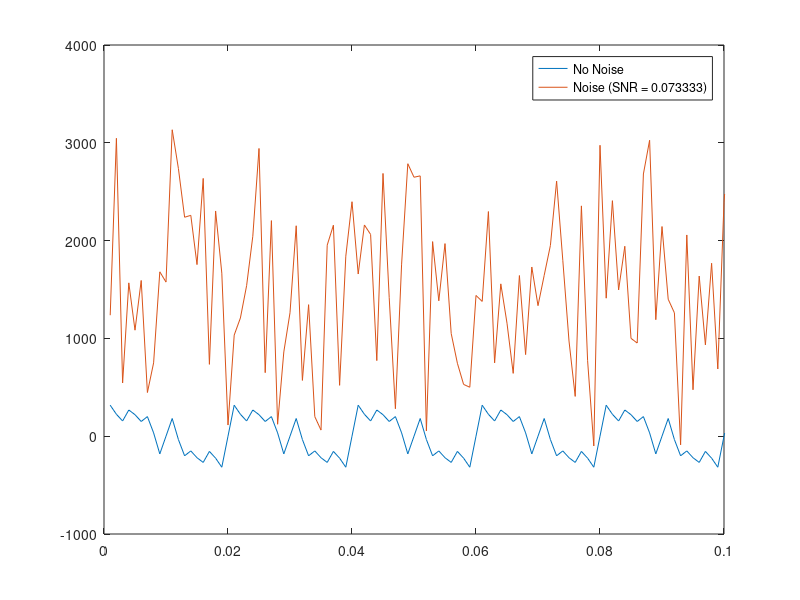

This figure's MATLAB source: (Note: this script raises an error after producing the figure.)
%TEST HARMONIC SIGNAL PROCESSING

%% Sampling
fs = 1000;     % Sampling rate [Hz]
Ts = 1/fs;     % Sampling period [s]
fNy = fs / 2;  % Nyquist frequency [Hz]
duration = 10; % Duration [s]
t = Ts : Ts : duration; % Time vector
noSamples = length(t);    % Number of samples
% Original signal
x = 220.*sin(2 .* pi .* 50 .* t);
% Harmonics
x1 = 100.*sin(2 .* pi .* 100 .* t);
x2 = 100.*sin(2 .* pi .* 200 .* t);
x3 = 100.*sin(2 .* pi .* 300 .* t);
% Contaminated signal
xn = x + x1 + x2 + x3;
% Add noise
% y = awgn(xn,1,'measured');    %white noise
noiselevel = 3000;
y = xn + noiselevel*rand(size(x));    %random noise
figure()
    plot(t,[xn; y])
    xlim([0,1/50*5])
    legend('No Noise',['Noise (SNR = ',num2str(220/noiselevel),')'])


%% Frequency analysis
% f = 0 : fs/noSamples : fs - fs/noSamples; % Frequency vector
% FFT
[f,fftx,~] = ffind_spectrum(fs,xn,length(xn),1);
[f,ffty,~] = ffind_spectrum(fs,y,length(y),1);
% Plot
figure()
    semilogy(f,fftx)
    hold on
    semilogy(f,ffty)
    legend('No Noise',['Noise (SNR = ',num2str(220/noiselevel),')'])
    xlabel('Frequency')


%% Averaging

% Dominant Frequency = 50 Hz 
f_dom = 50;
t_dom = 1/f_dom;
Nrevs = duration ./ t_dom; 
samplesperrev = t_dom*fs;
sortdata_x = zeros(Nrevs,samplesperrev); 
sortdata_y = zeros(Nrevs,samplesperrev); 
for revnum = 1:Nrevs
    sortdata_x(revnum,:) = xn((revnum-1)*samplesperrev+1:revnum*samplesperrev);
    sortdata_y(revnum,:) = y((revnum-1)*samplesperrev+1:revnum*samplesperrev);
end

x_avg = repmat(mean(sortdata_x),1,Nrevs);
y_avg = repmat(mean(sortdata_y),1,Nrevs);
x_noise = xn - x_avg;
y_noise = y - y_avg;

figure()
subplot(2,1,1)
    plot(t,x_avg)
    hold on
    plot(t,x_noise)
    xlim([0,5*t_dom])
    legend('Mean','Noise')
    title('No Noise')
subplot(2,1,2)
    plot(t,y_avg)
    hold on
    plot(t,y_noise)
    xlim([0,5*t_dom])
    legend('Mean','Noise')
    title(['Noise (SNR = ',num2str(220/noiselevel),')'])
    
%% Frequency Analysis

[f,fftx_avg,~] = ffind_spectrum(fs,x_avg,length(x_avg),1);
[f,fftx_noise,~] = ffind_spectrum(fs,x_noise,length(x_noise),1);

[f,ffty_avg,~] = ffind_spectrum(fs,y_avg,length(y_avg),1);
[f,ffty_noise,~] = ffind_spectrum(fs,y_noise,length(y_noise),1);

% Plot
figure()
subplot(2,1,1)
    plot(f,(fftx_avg))
    hold on
    plot(f,(fftx_noise))
    legend('Mean','Noise')
    title('No Noise')
    xlabel('Frequency')
subplot(2,1,2)
    plot(f,(ffty_noise))
    hold on
    plot(f,(ffty_avg),'k','linewidth',1.2)
    legend('Noise','Mean')
    title(['Noise (SNR = ',num2str(220/noiselevel),')'])
    xlabel('Frequency')
    ylim([0,250])

% figure()
%     plot(f,ffty_avg+ffty_noise,'.')
%     hold on
%     plot(f,ffty)
%     legend('Mean fft + Noise fft','fft(noise + mean)')
%     title('Noise (SNR = 1): fft of the noise + fft of the mean = fft of (noise + mean)')
%     xlabel('Frequency')
